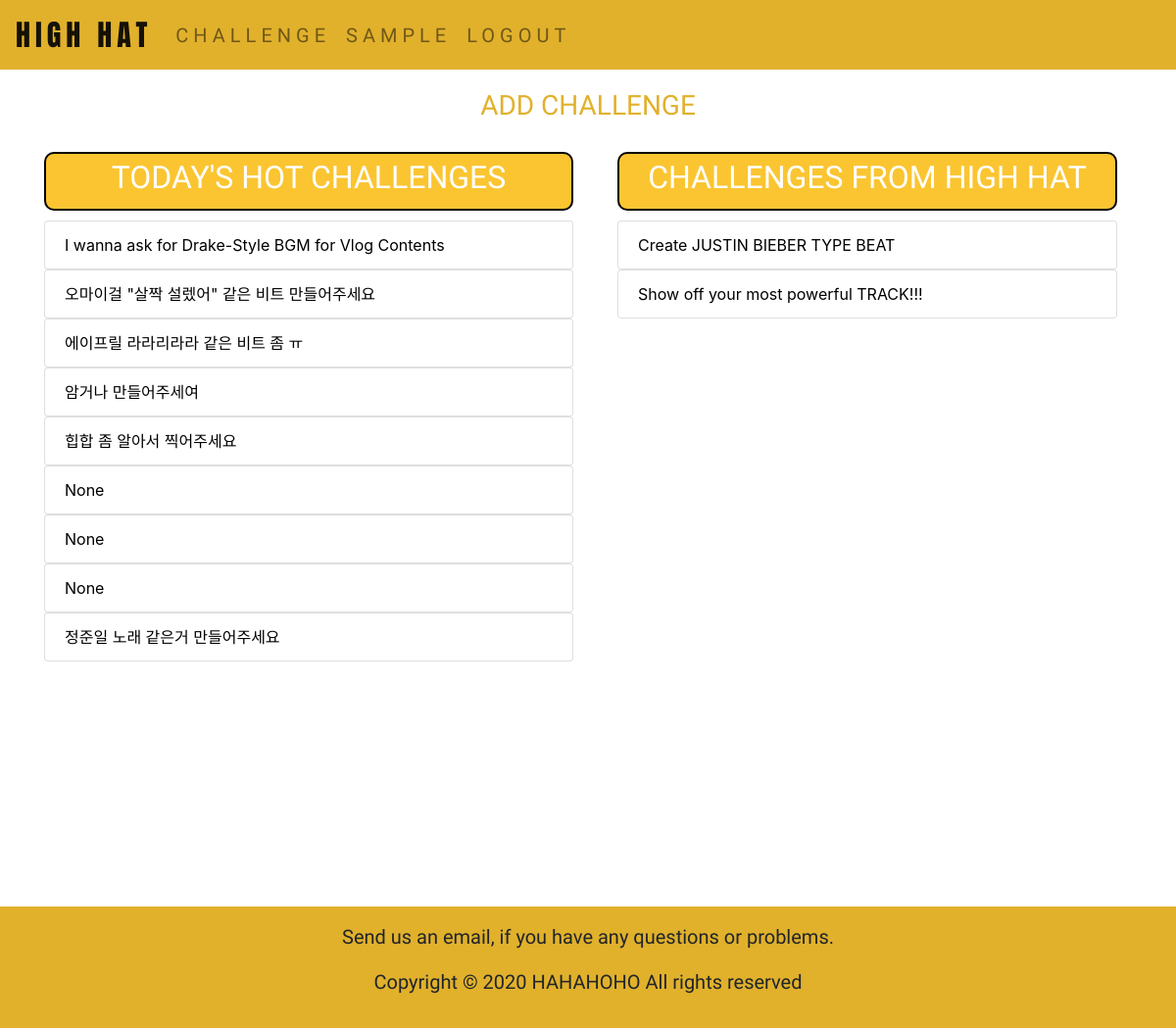
Screenshot of /challenges/ with the database file from the repository.
### challenge/models.py (models this page shows, shortened)
class Challenge(models.Model):
    writer = models.CharField(max_length=200, null=True)
    title = models.CharField(max_length=200, null=True)
    pub_date = models.DateTimeField('date published')
    body = models.TextField(null=True)
    reward = models.CharField(max_length=200,null=True)
    types = models.CharField(max_length=200,null=True)
    usages = models.CharField(max_length=200,null=True)

### challenge/views.py (the view)
# urls.py: path('challenges/', challenge.views.challenges, name="challenges"),
def challenges(request):
    challenges1 = Challenge.objects
    return render(request, 'challenges.html', { 'challenges1': challenges1 })

### challenge/templates/challenges.html (shortened to what this page needs)
{% extends 'base2.html' %}
{% load static %}
{% block head %}
<link rel="stylesheet" href="{% static 'css/challenges.css' %}" />
{% endblock %}
{% block content %}
<div class="container">
    <div class="button">
        <a href="{% url 'new' %}" style="color: #e1b12c; text-decoration: none;"><h3>ADD CHALLENGE</h3></a>
    </div>
    <div class="row">
      <div class="col-sm">
        <div class="hot-challenges-title">
            <h2>TODAY'S HOT CHALLENGES</h2>
        </div>
        <div class="hot-challenges-contents" id="todays-hot-challenges">
          <ul class="list-group">
          {% for challenge in challenges1.all %}
            <a href="{% url 'challenge' challenge.id %}" style="text-decoration: none; color: black;"><li class="list-group-item">{{challenge.title}}</li></a>
          {% endfor %}
              </ul>
        </div>
      </div>
      <div class="col-sm">
        <div class="container">
            <div class="row">
              <div class="col-sm">
                <div class="hot-challenges-title">
                    <h2>CHALLENGES FROM HIGH HAT</h2>
                </div>
                <div class="hot-challenges-contents" id="challenges-from-high-hat">
                    <ul class="list-group">
                        <a href="#" style="color: black; text-decoration: none;"><li class="list-group-item">Create JUSTIN BIEBER TYPE BEAT</li></a>
                        <a href="#" style="color: black; text-decoration: none;"><li class="list-group-item">Show off your most powerful TRACK!!!</li></a>
                      </ul>
                </div>
              </div>
            </div>
          </div>
      </div>
    </div>
  </div>
{% endblock %}

### challenge/static/css/challenges.css (style rules this page uses)
h1, h2, h3, h4, h5, h6, p { text-align: center; margin: 10px; font-family: 'Francois One', sans-serif; }
.button { margin: 20px; }
.hot-challenges-title { background-color: #fbc531; color: white; margin: 10px 0; padding: 5px; border-radius: 10px; border: 2px solid black; -webkit-border-radius: 10px; -moz-border-radius: 10px; -ms-border-radius: 10px; -o-border-radius: 10px; }
#todays-hot-challenges { height: 80vh; overflow: scroll; }
#challenges-from-high-hat { height: 700px; overflow: scroll; }

### rows the page displays
Challenge: title "I wanna ask for Drake-Style BGM for Vlog Contents"
Challenge: title "오마이걸 \"살짝 설렜어\" 같은 비트 만들어주세요"
Challenge: title "에이프릴 라라리라라 같은 비트 좀 ㅠ"
Challenge: title "암거나 만들어주세여"
Challenge: title "힙합 좀 알아서 찍어주세요"
Challenge: title "None"
Challenge: title "None"
Challenge: title "None"
Challenge: title "정준일 노래 같은거 만들어주세요"
